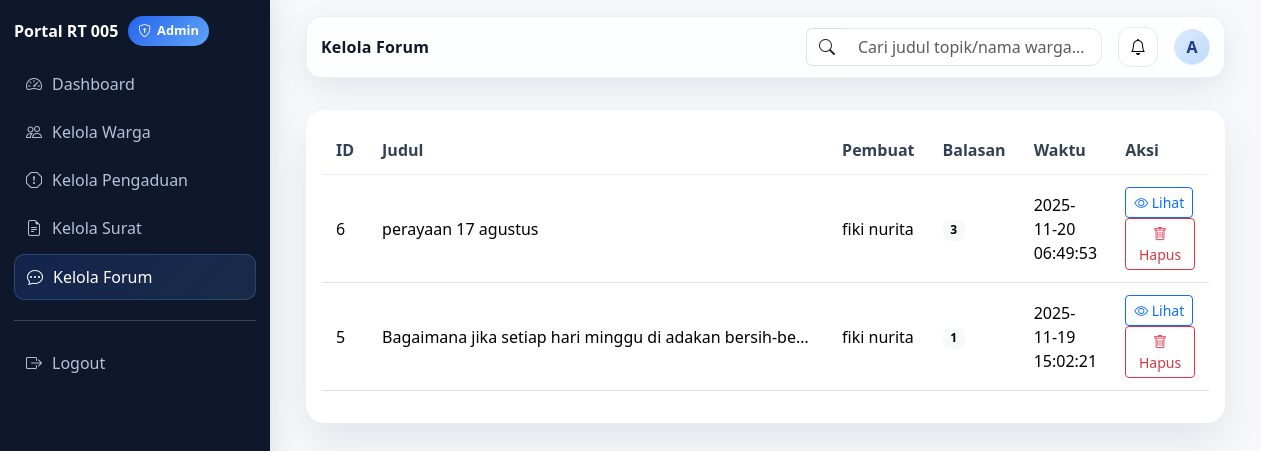
The app's page /admin/manage_forum.php (signed in) with its own data.
### tables this page shows
CREATE TABLE `forum_topics` (
  `id` int(11) NOT NULL,
  `user_id` int(11) NOT NULL,
  `title` varchar(255) NOT NULL,
  `created_at` timestamp NOT NULL DEFAULT current_timestamp()
);

CREATE TABLE `users` (
  `id` int(11) NOT NULL,
  `nik` varchar(30) NOT NULL,
  `name` varchar(150) NOT NULL,
  `email` varchar(150) DEFAULT NULL,
  `avatar_path` varchar(255) DEFAULT NULL,
  `phone` varchar(30) DEFAULT NULL,
  `password` varchar(255) NOT NULL,
  `address` text DEFAULT NULL,
  `created_at` timestamp NOT NULL DEFAULT current_timestamp(),
  `status` enum('active','inactive') DEFAULT 'active',
  `rt` tinyint(4) NOT NULL DEFAULT 5,
  `rw` tinyint(4) DEFAULT NULL
);

### admin/manage_forum.php (the view, shortened to what this page needs)
<?php
$pdo = pdo();
$q = trim($_GET['q'] ?? '');
$sql = "SELECT t.id,t.title,t.created_at,u.name,
        (SELECT COUNT(*) FROM forum_posts p WHERE p.topic_id=t.id) posts
        FROM forum_topics t
        JOIN users u ON u.id=t.user_id
        WHERE 1";
$params = [];
$sql .= " ORDER BY t.created_at DESC LIMIT 300";
$stmt = $pdo->prepare($sql); $stmt->execute($params);
$rows = $stmt->fetchAll();
?>
<!doctype html>
<html lang="id">
<head>
  <link href="https://cdn.jsdelivr.net/npm/bootstrap@5.3.3/dist/css/bootstrap.min.css" rel="stylesheet">
  <link href="https://cdn.jsdelivr.net/npm/bootstrap-icons@1.11.3/font/bootstrap-icons.css" rel="stylesheet">
</head>
<body>
<div class="layout">
  <aside id="sb" class="sidebar">
    <a class="brand mb-3" href="dashboard.php">
      <span>Portal RT 005</span>
      <span class="brand-pill"><i class="bi bi-shield-lock"></i> Admin</span>
    </a>
    <nav class="nav-aside d-grid gap-1">
      <a href="dashboard.php"><i class="bi bi-speedometer2"></i> Dashboard</a>
      <a href="manage_users.php"><i class="bi bi-people"></i> Kelola Warga</a>
      <a href="manage_complaints.php"><i class="bi bi-exclamation-octagon"></i> Kelola Pengaduan</a>
      <a href="manage_letters.php"><i class="bi bi-file-earmark-text"></i> Kelola Surat</a>
      <a class="active" href="manage_forum.php"><i class="bi bi-chat-dots"></i> Kelola Forum</a>
      <hr class="border-secondary-subtle my-3">
      <a href="logout.php"><i class="bi bi-box-arrow-right"></i> Logout</a>
    </nav>
  </aside>
  <main>
    <div class="topbar-wrap">
      <div class="topbar">
        <div class="d-flex align-items-center gap-2 gap-md-3">
          <div class="page-title me-auto">Kelola Forum</div>
          <form class="d-none d-md-flex align-items-center" method="get">
            <div class="input-group">
              <span class="input-group-text bg-white border-end-0"><i class="bi bi-search"></i></span>
              <input class="form-control searchbox border-start-0" name="q" placeholder="Cari judul topik/nama warga…" value="<?= htmlspecialchars($q) ?>"/>
            </div>
          </form>
          <button class="icon-btn" title="Notifikasi"><i class="bi bi-bell"></i></button>
          <div class="dropdown">
            <?php $name = $_SESSION['admin_name'] ?? 'Admin'; $initials = strtoupper(mb_substr($name,0,1)); ?>
            <button class="btn p-0 border-0" data-bs-toggle="dropdown" aria-expanded="false" title="Profil">
              <div class="avatar"><?= htmlspecialchars($initials) ?></div>
            </button>
          </div>
        </div>
      </div>
    </div>
    <div class="content">
      <div class="card card-grad">
        <div class="card-body">
          <div class="table-responsive">
            <table class="table align-middle">
              <thead>
                <tr>
                  <th>ID</th><th>Judul</th><th>Pembuat</th><th>Balasan</th><th>Waktu</th><th style="width:180px">Aksi</th>
                </tr>
              </thead>
              <tbody>
                <?php foreach ($rows as $r): ?>
                <tr>
                  <td><?= (int)$r['id'] ?></td>
                  <td class="text-truncate" style="max-width:460px"><?= htmlspecialchars($r['title']) ?></td>
                  <td><?= htmlspecialchars($r['name']) ?></td>
                  <td><span class="badge text-bg-light"><?= (int)$r['posts'] ?></span></td>
                  <td><?= htmlspecialchars($r['created_at'] ?? '') ?></td>
                  <td>
                    <a class="btn btn-sm btn-outline-primary" href="view_topic.php?id=<?= (int)$r['id'] ?>">
                      <i class="bi bi-eye"></i> Lihat
                    </a>
                    <form class="d-inline" method="post" onsubmit="return confirm('Hapus topik ini beserta semua balasan?')">
                      <button name="delete_topic" class="btn btn-sm btn-outline-danger">
                        <i class="bi bi-trash"></i> Hapus
                      </button>
                    </form>
                  </td>
                </tr>
                <?php endforeach; if(!$rows): ?>
                <tr><td colspan="6" class="text-center text-secondary">Tidak ada data.</td></tr>
                <?php endif; ?>
              </tbody>
            </table>
          </div>
        </div>
      </div>
    </div>
  </main>
</div>
</body>
</html>

### admin/manage_forum.php (style rules this page uses)
:root { --sidebar:270px; --edge:clamp(16px,3vw,36px); --brand:#2563eb; --brand2:#60a5fa; }
body { background:#f6f8fc; color:#0f172a }
.layout { display:grid; grid-template-columns:var(--sidebar) 1fr; min-height:100vh }
.sidebar { position:sticky; top:0; height:100vh; padding:16px 14px; background:#0f172a; color:#cbd5e1; box-shadow:6px 0 24px rgba(2,6,23,.08) }
.brand { color:#fff; text-decoration:none; display:flex; align-items:center; gap:10px; font-weight:800 }
.brand .brand-pill { height:30px; padding:0 10px; border-radius:999px; font-size:.8rem; display:inline-flex; align-items:center; gap:6px; background:linear-gradient(135deg,var(--brand),var(--brand2)); color:#fff }
.nav-aside a { color:#b6c2db; text-decoration:none; display:flex; align-items:center; gap:10px; padding:10px 12px; border-radius:10px; transition:.15s }
.nav-aside a.active { background:linear-gradient(135deg,rgba(37,99,235,.18),rgba(96,165,250,.14)); color:#fff; border:1px solid rgba(96,165,250,.25) }
.topbar-wrap { padding:16px var(--edge); position:sticky; top:0; z-index:5 }
.topbar { backdrop-filter:saturate(160%) blur(8px); -webkit-backdrop-filter:saturate(160%) blur(8px); background:rgba(255,255,255,.82); border:1px solid rgba(16,24,40,.06); border-radius:16px; box-shadow:0 10px 30px rgba(2,6,23,.08); padding:10px 14px; }
.page-title { font-weight:700; letter-spacing:.2px }
.searchbox { border-radius:12px; border:1px solid #e5e7eb; background:#fff }
.icon-btn { display:inline-flex; align-items:center; justify-content:center; width:40px; height:40px; border-radius:12px; border:1px solid #e5e7eb; background:#fff }
.avatar { width:36px; height:36px; border-radius:999px; display:grid; place-items:center; background:linear-gradient(135deg,#dbeafe,#bfdbfe); color:#1e3a8a; font-weight:700; border:1px solid #dbe7ff }
.content { padding:16px var(--edge) }
.card-grad { border:0; border-radius:18px; background:#fff; box-shadow:0 18px 40px rgba(2,6,23,.08) }
.table > :not(caption) > * > * { padding:12px 14px }
.table thead th { font-weight:700; color:#334155; border-bottom:1px solid #e8eef8 }
.table tbody td { border-top:1px solid #eef2f7 }

### records on screen
forum_topics: id "6", title "perayaan 17 agustus", user.name "fiki nurita", posts "3", created_at "2025-11-20 06:49:53"
forum_topics: id "5", title "Bagaimana jika setiap hari minggu di adakan bersih-be…", user.name "fiki nurita", posts "1", created_at "2025-11-19 15:02:21"

### other values on screen
$initials "A"
